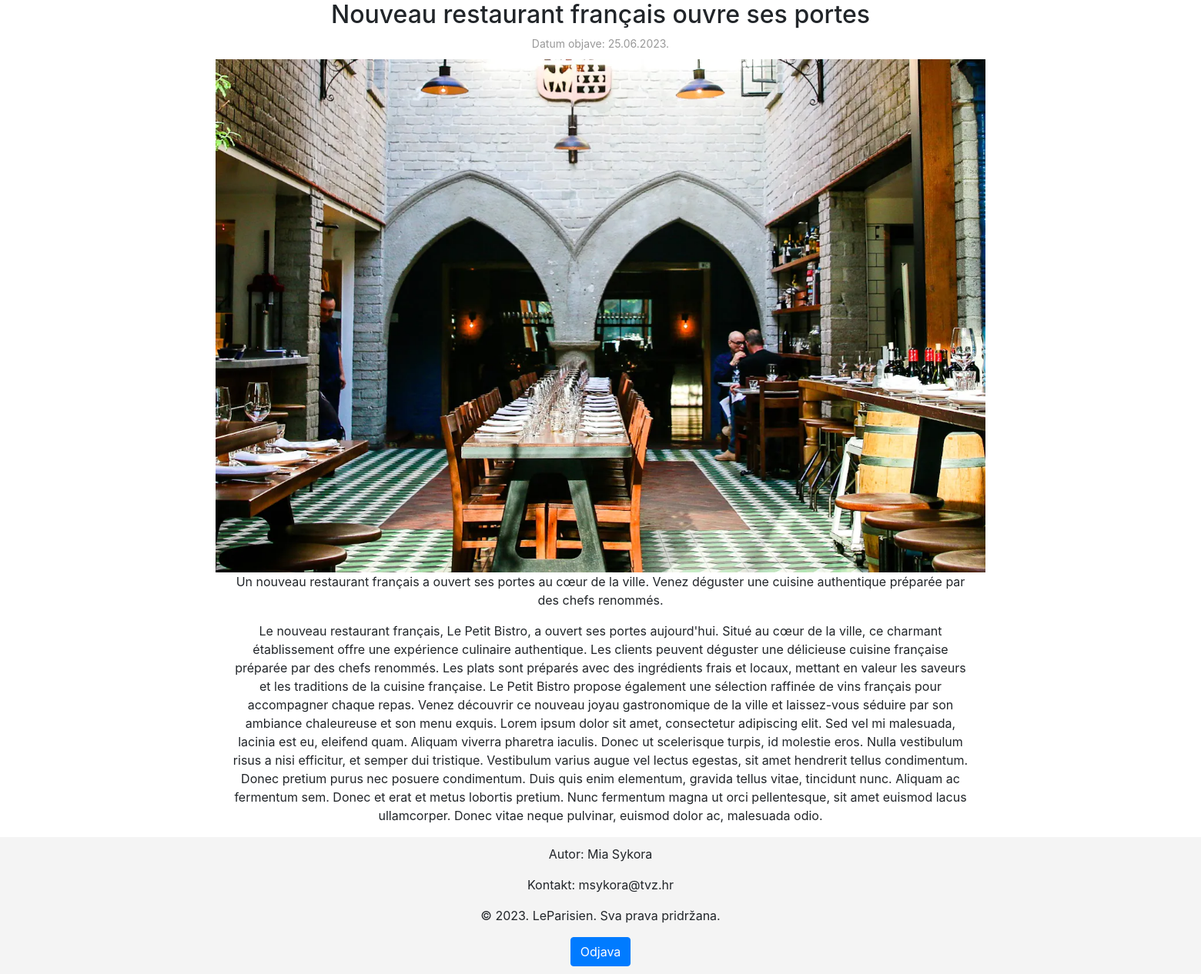
Page /clanak.php?id=1 on the committed database.
### tables this page shows
CREATE TABLE vijesti (
  id INT PRIMARY KEY AUTO_INCREMENT,
  naslov VARCHAR(255),
  tekst TEXT,
  sazetak TEXT,
  kategorija VARCHAR(50),
  slika VARCHAR(50),
  arhivirano BOOLEAN,
  datum DATETIME DEFAULT CURRENT_TIMESTAMP
);

### clanak.php (the view, shortened to what this page needs)
<!DOCTYPE html>
<html lang="hr">
<head>
  <link rel="stylesheet" href="https://stackpath.bootstrapcdn.com/bootstrap/4.5.2/css/bootstrap.min.css">
<link rel="stylesheet" href="stil2.css">
</head>
<body>
<?php
$conn = mysqli_connect("localhost", "root", "3884", "vijesti");
$id = $_GET['id'];
$sql = "SELECT * FROM vijesti WHERE id = $id";
$result = mysqli_query($conn, $sql);
if (mysqli_num_rows($result) > 0) {
  $row = mysqli_fetch_assoc($result);
  $datumObjave = $row['datum'];
  $formatiraniDatum = date('d.m.Y.', strtotime($datumObjave));
  echo '
    <h2>'.$row['naslov'].'</h2>
    <p class="datum-objave">Datum objave: ' . $formatiraniDatum . '</p>
    <img src="'.$row['slika'].'" alt="'.$row['naslov'].'">
    <p>'.$row['sazetak'].'</p>
    <p>'.$row['tekst'].'</p>
  ';
} else {
  echo 'Članak nije pronađen.';
}
?>
<footer>
    <p>Autor: Mia Sykora</p>
    <p>Kontakt: msykora@tvz.hr</p>
    <p>© 2023. LeParisien. Sva prava pridržana.</p>
    <a href="odjava.php" class="btn btn-primary">Odjava</a>
  </footer>
</body>
</html>

### stil2.css (style rules this page uses)
* { text-align: center; }
.datum-objave { margin-bottom: 10px; font-size: 14px; color: #999999; }
footer { background-color: #f4f4f4; padding: 10px; text-align: center; width: 2000px; box-sizing: border-box; }
body { display: flex; flex-direction: column; align-items: center; justify-content: center; min-height: 100vh; margin: 0; padding: 0; }
img { width: 1000px; height: auto; margin: 0 auto; margin-left: 20px; margin-right: 20px; }
body { margin-left: 300px; margin-right: 300px; }

### rows in the picture
vijesti: naslov "Nouveau restaurant français ouvre ses portes", datum "25.06.2023.", slika (picture), sazetak "Un nouveau restaurant français a ouvert ses portes au cœur de la ville. Venez déguster une cuisine authentique préparée par des chefs renommés.", tekst "Le nouveau restaurant français, Le Petit Bistro, a ouvert ses portes aujourd'hui. Situé au cœur de la ville, ce charmant établissement offre une expérience culinaire authentique. Les clients peuvent déguster une délicieuse cuisine française préparée par des chefs renommés. Les plats sont préparés avec des ingrédients frais et locaux, mettant en valeur les saveurs et les traditions de la cuisine française. Le Petit Bistro propose également une sélection raffinée de vins français pour accompagner chaque repas. Venez découvrir ce nouveau joyau gastronomique de la ville et laissez-vous séduire par son ambiance chaleureuse et son menu exquis. Lorem ipsum dolor sit amet, consectetur adipiscing…"
